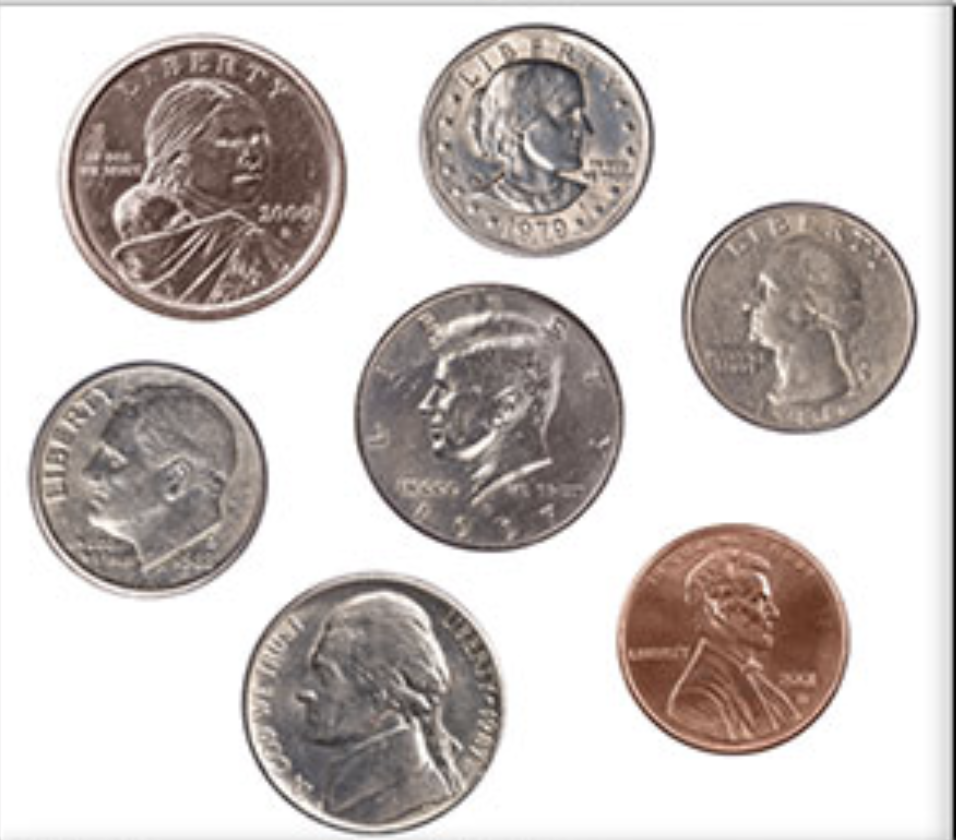
#> input picture module1/coin_image.png, 956 x 840 px
$ python grayscale_histogram.py --image coin_image.png
#> lines starting #> are read from the running program, lines starting #| are printed output that depends on the picture
import matplotlib.pyplot as plt
import cv2
from argparse import ArgumentParser

ap = ArgumentParser()
ap.add_argument("-i", "--image", required = True, help="Path to the image is required")
args = vars(ap.parse_args())

image = cv2.imread(args["image"])
#> image is the input picture: shape (840, 956, 3); mean B, G, R 193.3, 196, 202.8
gray = cv2.cvtColor(image, cv2.COLOR_BGR2GRAY)
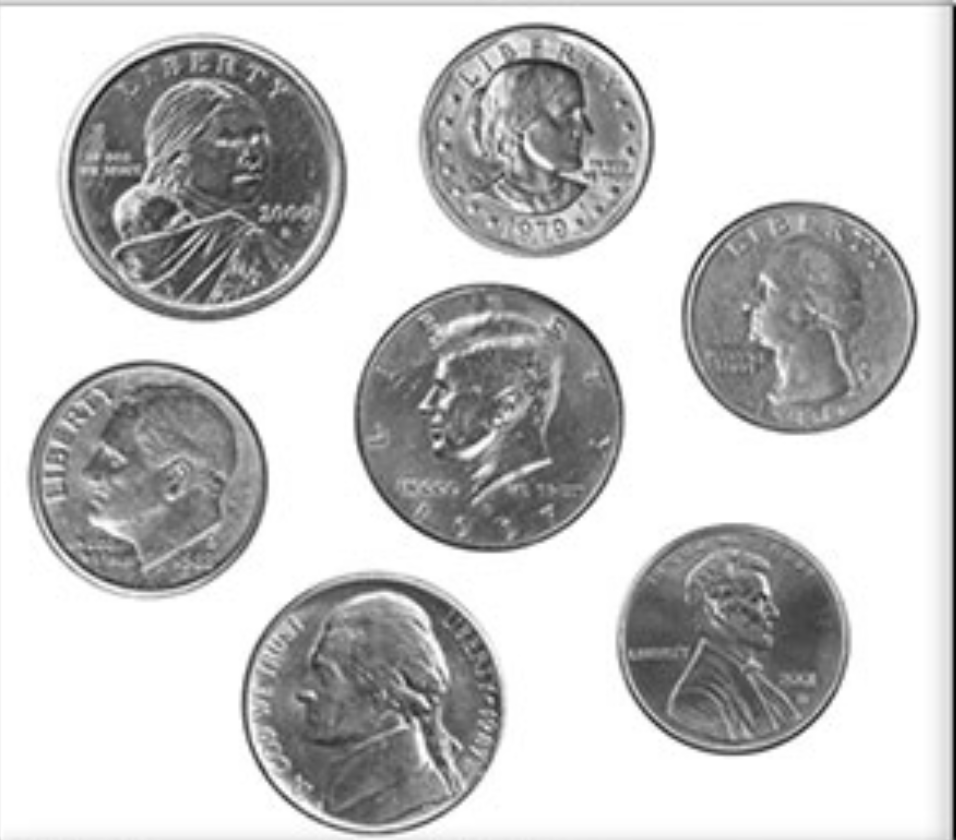
#> gray: shape (840, 956); min 0, max 255, mean 197.7
# construct a grayscale histogram
hist = cv2.calcHist([image], [0], None, [256], [0, 256])
#> hist = 256 values, max 331370 at index 255, min 0 at index 4, mean 3136.9
# matplotlib expects RGB images so convert and then display the image
plt.figure()
plt.axis("OFF")
plt.imshow(cv2.cvtColor(gray, cv2.COLOR_GRAY2RGB))
# plot the histogram
plt.figure()
plt.title("Grayscale Histogram")
plt.xlabel("Bins")
plt.ylabel("# of Pixels")
plt.plot(hist)
plt.ylim([0, 4000])
plt.xlim([0, 256])
plt.show()
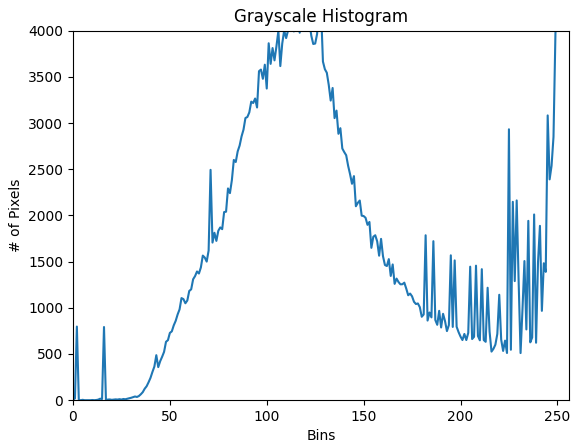
#> figure drawn by matplotlib, 1 panel; curve peaks at x = 255, y = 331370

$ run again, on module1/brickwall.png
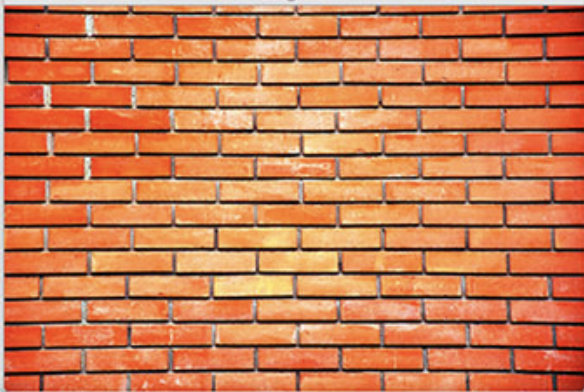
#> input picture module1/brickwall.png, 584 x 392 px
#> image is the input picture: shape (392, 584, 3); mean B, G, R 82.8, 124.3, 201.8
#> `gray = cv2.cvtColor(image, cv2.COLOR_BGR2GRAY)`:
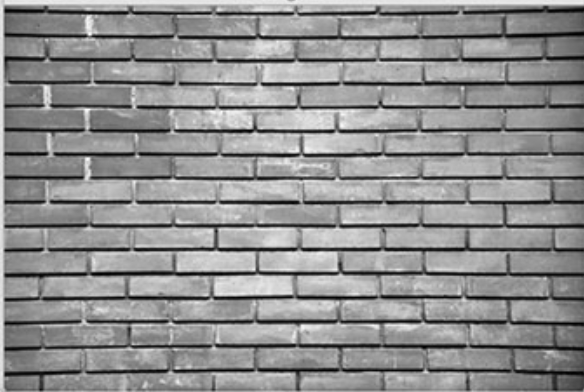
#> gray: shape (392, 584); min 1, max 252, mean 142.8
#> hist = 256 values, max 2615 at index 80, min 0 at index 250, mean 894.2
#> `plt.show()`:
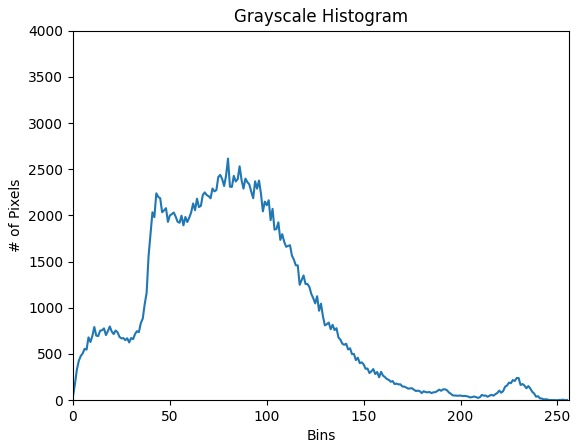
#> figure drawn by matplotlib, 1 panel; curve peaks at x = 80, y = 2615

$ run again, on module1/cocunut_tree.png
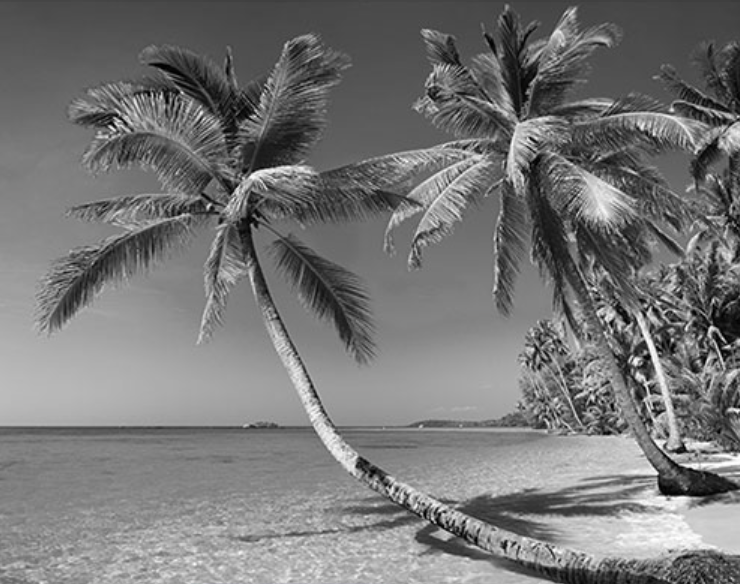
#> input picture module1/cocunut_tree.png, 740 x 584 px
#> image is the input picture: shape (584, 740, 3); mean B, G, R 118.6, 118.6, 118.6
#> hist = 256 values, max 5627 at index 130, min 9 at index 255, mean 1688.1
#> `plt.show()`:
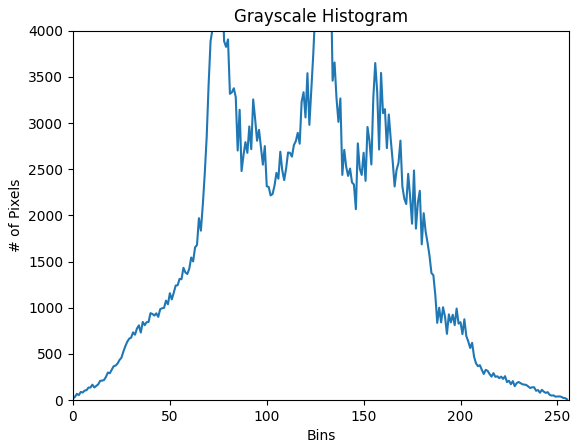
#> figure drawn by matplotlib, 1 panel; curve peaks at x = 130, y = 5627
